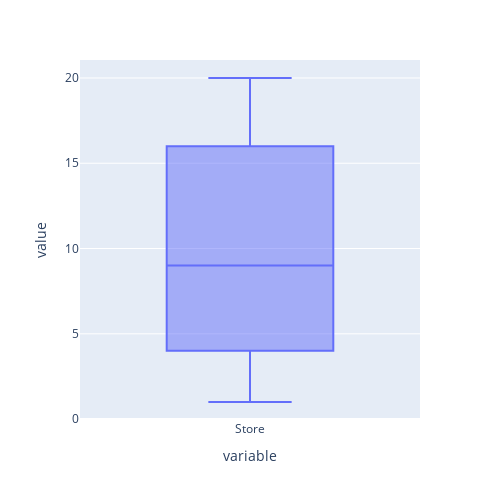
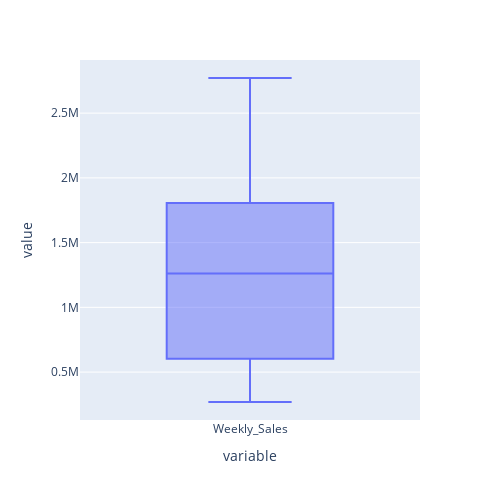
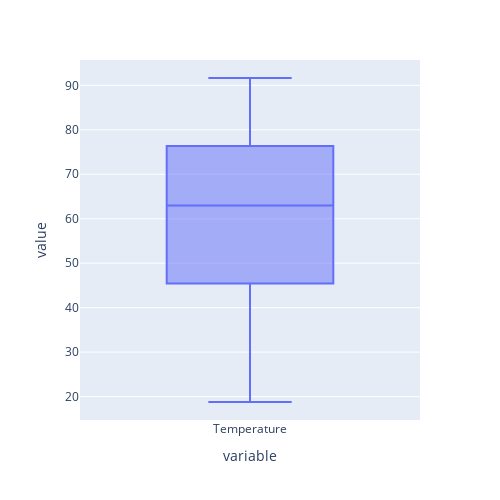
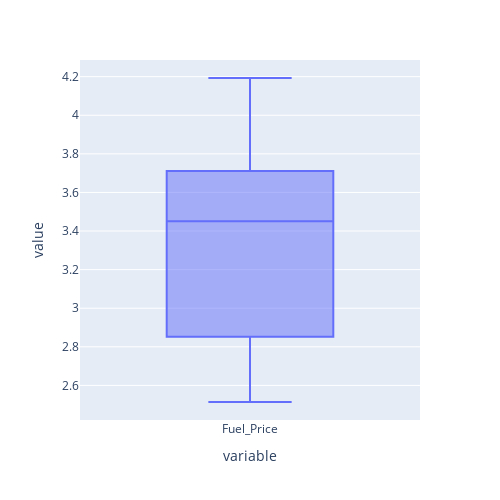

The notebook cell these images were saved under, in order:
### Code cell
num_features = ['Store','Weekly_Sales','Temperature',
              'Fuel_Price', 'CPI', 'Unemployment']
for i in range(len(num_features)):
    fig = px.box(df[num_features[i]], width=500, height=500)
    fig.show()

### Figure 1 — Plotly figure (JSON) as saved in the notebook; plotly's stock layout.template omitted (floating-point values rounded to 4 significant figures; data arrays with more than 128 entries replaced by an {"elided": "..."} marker saying what was removed)
{"data": [{"alignmentgroup": "True", "hovertemplate": "variable=%{x}<br>value=%{y}<extra></extra>", "legendgroup": "", "marker": {"color": "#636efa"}, "name": "", "notched": false, "offsetgroup": "", "orientation": "v", "showlegend": false, "type": "box", "x": {"elided": "150 str values"}, "x0": " ", "xaxis": "x", "y": {"elided": "150 int values"}, "y0": " ", "yaxis": "y"}], "layout": {"boxmode": "group", "height": 500, "legend": {"tracegroupgap": 0}, "margin": {"t": 60}, "width": 500, "xaxis": {"anchor": "y", "domain": [0, 1], "title": {"text": "variable"}}, "yaxis": {"anchor": "x", "domain": [0, 1], "title": {"text": "value"}}}}

### Figure 2 — Plotly figure (JSON) as saved in the notebook; plotly's stock layout.template omitted (floating-point values rounded to 4 significant figures; data arrays with more than 128 entries replaced by an {"elided": "..."} marker saying what was removed)
{"data": [{"alignmentgroup": "True", "hovertemplate": "variable=%{x}<br>value=%{y}<extra></extra>", "legendgroup": "", "marker": {"color": "#636efa"}, "name": "", "notched": false, "offsetgroup": "", "orientation": "v", "showlegend": false, "type": "box", "x": {"elided": "150 str values"}, "x0": " ", "xaxis": "x", "y": {"elided": "150 float values"}, "y0": " ", "yaxis": "y"}], "layout": {"boxmode": "group", "height": 500, "legend": {"tracegroupgap": 0}, "margin": {"t": 60}, "width": 500, "xaxis": {"anchor": "y", "domain": [0, 1], "title": {"text": "variable"}}, "yaxis": {"anchor": "x", "domain": [0, 1], "title": {"text": "value"}}}}

### Figure 3 — Plotly figure (JSON) as saved in the notebook; plotly's stock layout.template omitted (floating-point values rounded to 4 significant figures; data arrays with more than 128 entries replaced by an {"elided": "..."} marker saying what was removed)
{"data": [{"alignmentgroup": "True", "hovertemplate": "variable=%{x}<br>value=%{y}<extra></extra>", "legendgroup": "", "marker": {"color": "#636efa"}, "name": "", "notched": false, "offsetgroup": "", "orientation": "v", "showlegend": false, "type": "box", "x": {"elided": "150 str values"}, "x0": " ", "xaxis": "x", "y": {"elided": "150 float values"}, "y0": " ", "yaxis": "y"}], "layout": {"boxmode": "group", "height": 500, "legend": {"tracegroupgap": 0}, "margin": {"t": 60}, "width": 500, "xaxis": {"anchor": "y", "domain": [0, 1], "title": {"text": "variable"}}, "yaxis": {"anchor": "x", "domain": [0, 1], "title": {"text": "value"}}}}

### Figure 4 — Plotly figure (JSON) as saved in the notebook; plotly's stock layout.template omitted (floating-point values rounded to 4 significant figures; data arrays with more than 128 entries replaced by an {"elided": "..."} marker saying what was removed)
{"data": [{"alignmentgroup": "True", "hovertemplate": "variable=%{x}<br>value=%{y}<extra></extra>", "legendgroup": "", "marker": {"color": "#636efa"}, "name": "", "notched": false, "offsetgroup": "", "orientation": "v", "showlegend": false, "type": "box", "x": {"elided": "150 str values"}, "x0": " ", "xaxis": "x", "y": {"elided": "150 float values"}, "y0": " ", "yaxis": "y"}], "layout": {"boxmode": "group", "height": 500, "legend": {"tracegroupgap": 0}, "margin": {"t": 60}, "width": 500, "xaxis": {"anchor": "y", "domain": [0, 1], "title": {"text": "variable"}}, "yaxis": {"anchor": "x", "domain": [0, 1], "title": {"text": "value"}}}}
